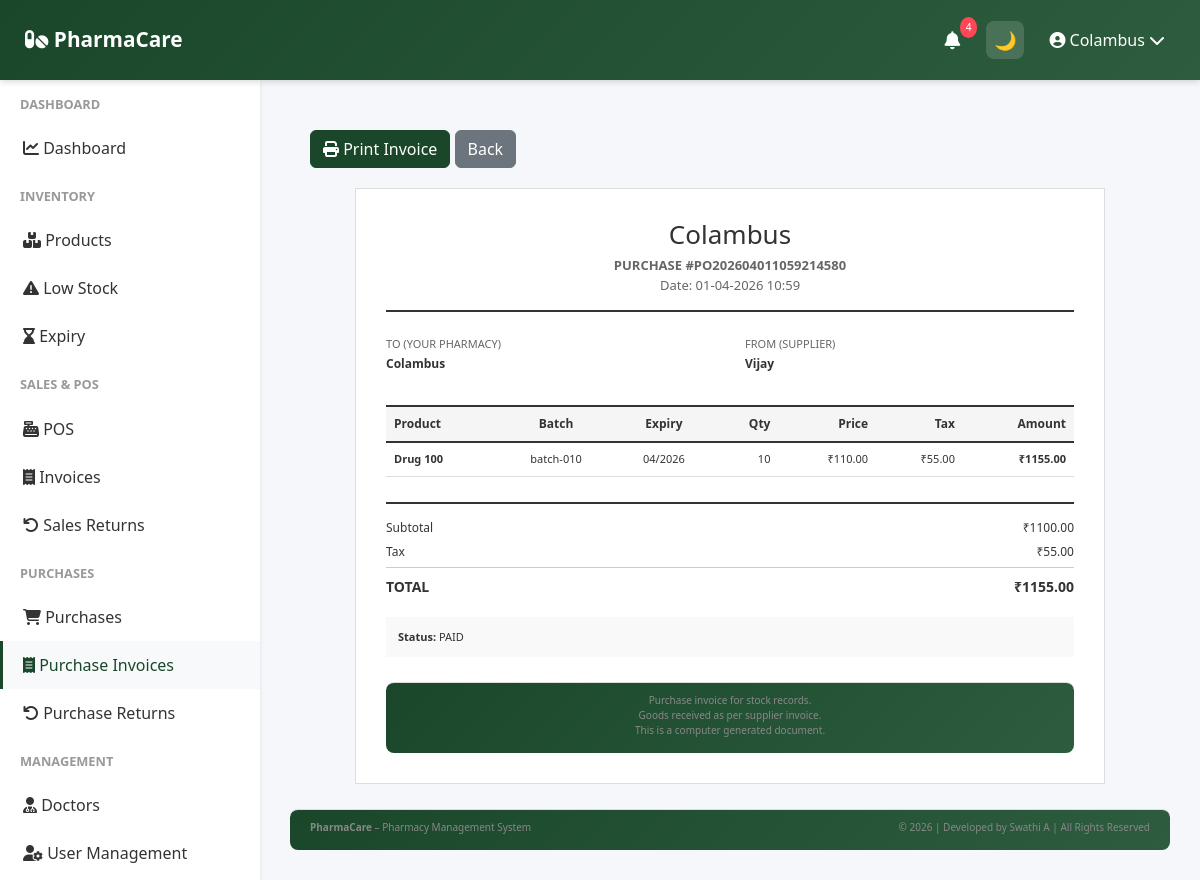
The app's page /purchases/4/print (signed in) with its own data.
### app/models.py (models this page shows, shortened)
class User(UserMixin, db.Model):
    __tablename__ = 'user'
    id = db.Column(db.Integer, primary_key=True)
    company_id = db.Column(db.Integer, db.ForeignKey('company.id'), nullable=False)
    role = db.Column(db.String(20), default='manager')
    username = db.Column(db.String(255), unique=True, nullable=False)
    password_hash = db.Column(db.String(255), nullable=False)
    is_active = db.Column(db.Boolean, default=True)
    last_login = db.Column(db.DateTime)
    created_date = db.Column(db.DateTime, default=datetime.utcnow)
    updated_date = db.Column(db.DateTime, default=datetime.utcnow, onupdate=datetime.utcnow)
    company = db.relationship('Company', back_populates='user')

class Company(db.Model):
    __tablename__ = 'company'
    id = db.Column(db.Integer, primary_key=True)
    company_id = db.Column(db.String(36), unique=True, default=lambda: str(uuid.uuid4()))
    company_name = db.Column(db.String(255), nullable=False)
    owner_name = db.Column(db.String(255), nullable=False)
    email = db.Column(db.String(255), unique=True, nullable=False)
    phone = db.Column(db.String(20), nullable=False)
    address = db.Column(db.String(500), nullable=False)
    city = db.Column(db.String(100), nullable=False)
    state = db.Column(db.String(100), nullable=False)
    country = db.Column(db.String(100), nullable=False)
    postal_code = db.Column(db.String(20), nullable=False)
    gst_number = db.Column(db.String(50), unique=True)
    drug_license_number = db.Column(db.String(100), unique=True)
    logo_path = db.Column(db.String(500))
    is_active = db.Column(db.Boolean, default=True)
    created_date = db.Column(db.DateTime, default=datetime.utcnow)
    updated_date = db.Column(db.DateTime, default=datetime.utcnow, onupdate=datetime.utcnow)
    user = db.relationship('User', back_populates='company', uselist=False, cascade='all, delete-orphan')
    products = db.relationship('Product', back_populates='company', cascade='all, delete-orphan')
    sales = db.relationship('Sale', back_populates='company', cascade='all, delete-orphan')
    purchases = db.relationship('Purchase', back_populates='company', cascade='all, delete-orphan')
    customers = db.relationship('Customer', back_populates='company', cascade='all, delete-orphan')
    suppliers = db.relationship('Supplier', back_populates='company', cascade='all, delete-orphan')
    expenses = db.relationship('Expense', back_populates='company', cascade='all, delete-orphan')
    alerts = db.relationship('Alert', back_populates='company', cascade='all, delete-orphan')

class Purchase(db.Model):
    __tablename__ = 'purchase'
    id = db.Column(db.Integer, primary_key=True)
    company_id = db.Column(db.Integer, db.ForeignKey('company.id'), nullable=False)
    supplier_id = db.Column(db.Integer, db.ForeignKey('supplier.id'), nullable=False)
    purchase_number = db.Column(db.String(50), unique=True, nullable=False)
    purchase_date = db.Column(db.DateTime, default=datetime.utcnow)
    supplier_invoice_number = db.Column(db.String(100))
    subtotal = db.Column(db.Float, nullable=False)
    tax_amount = db.Column(db.Float, default=0)
    discount_amount = db.Column(db.Float, default=0)
    total_amount = db.Column(db.Float, nullable=False)
    payment_status = db.Column(db.String(50), default='pending')  # 'paid', 'pending', 'partial'
    payment_date = db.Column(db.DateTime)
    notes = db.Column(db.Text)
    created_date = db.Column(db.DateTime, default=datetime.utcnow)
    updated_date = db.Column(db.DateTime, default=datetime.utcnow, onupdate=datetime.utcnow)
    company = db.relationship('Company', back_populates='purchases')
    supplier = db.relationship('Supplier', back_populates='purchases')
    items = db.relationship('PurchaseItem', back_populates='purchase', cascade='all, delete-orphan')
    returns = db.relationship('PurchaseReturn', back_populates='purchase', cascade='all, delete-orphan')

class Supplier(db.Model):
    __tablename__ = 'supplier'
    id = db.Column(db.Integer, primary_key=True)
    company_id = db.Column(db.Integer, db.ForeignKey('company.id'), nullable=False)
    supplier_name = db.Column(db.String(255), nullable=False)
    contact_person = db.Column(db.String(255))
    phone = db.Column(db.String(20), nullable=False)
    email = db.Column(db.String(255))
    address = db.Column(db.String(500))
    gst_number = db.Column(db.String(50))
    payment_terms = db.Column(db.String(255))
    notes = db.Column(db.Text)
    created_date = db.Column(db.DateTime, default=datetime.utcnow)
    updated_date = db.Column(db.DateTime, default=datetime.utcnow, onupdate=datetime.utcnow)
    is_active = db.Column(db.Boolean, default=True)
    company = db.relationship('Company', back_populates='suppliers')
    purchases = db.relationship('Purchase', back_populates='supplier')

class PurchaseItem(db.Model):
    __tablename__ = 'purchase_item'
    id = db.Column(db.Integer, primary_key=True)
    purchase_id = db.Column(db.Integer, db.ForeignKey('purchase.id'), nullable=False)
    product_id = db.Column(db.Integer, db.ForeignKey('product.id'), nullable=False)
    batch_number = db.Column(db.String(100), nullable=False)
    expiry_date = db.Column(db.DateTime, nullable=False)
    quantity = db.Column(db.Integer, nullable=False)
    unit_price = db.Column(db.Float, nullable=False)
    tax_percentage = db.Column(db.Float, default=0)
    tax_amount = db.Column(db.Float, default=0)
    discount_percentage = db.Column(db.Float, default=0)
    discount_amount = db.Column(db.Float, default=0)
    total_amount = db.Column(db.Float, nullable=False)
    purchase = db.relationship('Purchase', back_populates='items')
    product = db.relationship('Product', back_populates='purchase_items')

class Product(db.Model):
    __tablename__ = 'product'
    id = db.Column(db.Integer, primary_key=True)
    company_id = db.Column(db.Integer, db.ForeignKey('company.id'), nullable=False)
    product_name = db.Column(db.String(255), nullable=False)
    generic_name = db.Column(db.String(255))
    brand = db.Column(db.String(255))
    category = db.Column(db.String(100), nullable=False)
    manufacturer = db.Column(db.String(255))
    batch_number = db.Column(db.String(100))
    barcode = db.Column(db.String(100), unique=True)
    sku = db.Column(db.String(100), unique=True, nullable=False)
    purchase_price = db.Column(db.Float, nullable=False)
    selling_price = db.Column(db.Float, nullable=False)
    mrp = db.Column(db.Float, nullable=False)
    tax_percentage = db.Column(db.Float, default=0)
    manufacturing_date = db.Column(db.DateTime)
    expiry_date = db.Column(db.DateTime)
    quantity = db.Column(db.Integer, default=0)
    minimum_stock_level = db.Column(db.Integer, default=10)
    reorder_level = db.Column(db.Integer, default=20)
    prescription_required = db.Column(db.Boolean, default=False)
    description = db.Column(db.Text)
    image_path = db.Column(db.String(500))
    created_date = db.Column(db.DateTime, default=datetime.utcnow)
    updated_date = db.Column(db.DateTime, default=datetime.utcnow, onupdate=datetime.utcnow)
    is_active = db.Column(db.Boolean, default=True)
    company = db.relationship('Company', back_populates='products')
    stock_movements = db.relationship('StockMovement', back_populates='product', cascade='all, delete-orphan')
    sale_items = db.relationship('SaleItem', back_populates='product', cascade='all, delete-orphan')
    purchase_items = db.relationship('PurchaseItem', back_populates='product', cascade='all, delete-orphan')
    category_id = db.Column(db.Integer, db.ForeignKey('category.id'))
    unit_id = db.Column(db.Integer, db.ForeignKey('unit.id'))
    category_rel = db.relationship('Category', back_populates='products')
    unit_rel = db.relationship('Unit', back_populates='products')

### app/routes/purchases.py (the view)
@purchases_bp.route('/<int:purchase_id>/print')
@login_required
@require_roles('owner')
def print_purchase(purchase_id):
    purchase = Purchase.query.get(purchase_id)
    if not purchase or purchase.company_id != current_user.company_id:
        flash('Purchase not found.', 'danger')
        return redirect(url_for('purchases.purchases_list'))
    return render_template(
        'purchases/print_purchase.html',
        purchase=purchase
    )

### app/templates/purchases/print_purchase.html (shortened to what this page needs)
{% extends "base.html" %}
{% block content %}
<div class="no-print" style="margin:20px">
<button onclick="printInvoice()" class="btn btn-primary">
<i class="fas fa-print"></i> Print Invoice
</button>
<a href="{{ url_for('purchases.purchase_detail', purchase_id=purchase.id) }}" class="btn btn-secondary">
Back
</a>
</div>
<div class="invoice-container">
<div class="invoice-header">
<h1>{{ current_user.company.company_name }}</h1>
<div class="invoice-number">
<strong>PURCHASE #{{ purchase.purchase_number }}</strong><br>
Date: {{ purchase.purchase_date.strftime('%d-%m-%Y %H:%M') if purchase.purchase_date else '' }}
</div>
</div>
<div class="invoice-details">
<div class="company-info">
<h6>To (Your Pharmacy)</h6>
<p><strong>{{ current_user.company.company_name }}</strong></p>
</div>
<div class="supplier-info">
<h6>From (Supplier)</h6>
<p><strong>{{ purchase.supplier.supplier_name }}</strong></p>
</div>
</div>
<table class="items-table">
<thead>
<tr>
<th>Product</th>
<th class="text-center">Batch</th>
<th class="text-center">Expiry</th>
<th class="text-right">Qty</th>
<th class="text-right">Price</th>
<th class="text-right">Tax</th>
<th class="text-right">Amount</th>
</tr>
</thead>
<tbody>
{% for item in purchase.items %}
<tr>
<td>
<strong>{{ item.product.product_name }}</strong>
</td>
<td class="text-center">
{{ item.batch_number }}
</td>
<td class="text-center">
{{ item.expiry_date.strftime('%m/%Y') if item.expiry_date else 'N/A' }}
</td>
<td class="text-right">
{{ item.quantity }}
</td>
<td class="text-right">
₹{{ "%.2f"|format(item.unit_price) }}
</td>
<td class="text-right">
₹{{ "%.2f"|format(item.tax_amount) }}
</td>
<td class="text-right">
<strong>₹{{ "%.2f"|format(item.total_amount) }}</strong>
</td>
</tr>
{% endfor %}
</tbody>
</table>
<div class="summary">
<div class="summary-row">
<span>Subtotal</span>
<span>₹{{ "%.2f"|format(purchase.subtotal) }}</span>
</div>
<div class="summary-row">
<span>Tax</span>
<span>₹{{ "%.2f"|format(purchase.tax_amount) }}</span>
</div>
<div class="summary-row total">
<span>TOTAL</span>
<span>₹{{ "%.2f"|format(purchase.total_amount) }}</span>
</div>
</div>
<div class="payment-info">
<strong>Status:</strong> {{ purchase.payment_status.upper() }}
</div>
<div class="footer">
Purchase invoice for stock records.<br>
Goods received as per supplier invoice.<br>
This is a computer generated document.
</div>
</div>
{% endblock %}

### app/templates/base.html (shortened to what this page needs)
<!doctype html>
<html lang="en" data-theme="light">
  <head>
    <link
      href="https://cdn.jsdelivr.net/npm/bootstrap@5.3.0/dist/css/bootstrap.min.css"
      rel="stylesheet"
    />
    <link
      rel="stylesheet"
      href="https://cdnjs.cloudflare.com/ajax/libs/font-awesome/6.4.0/css/all.min.css"
    />
  </head>
  <body>
   <nav class="navbar">
  <a class="navbar-brand" href="{{ url_for('dashboard.dashboard') }}">
    <i class="fas fa-pills"></i> PharmaCare
  </a>
  <div class="navbar-right">
    <div class="nav-icon dropdown">
      <a href="#" data-bs-toggle="dropdown">
        <i class="fas fa-bell"></i>
        <span id="alert-badge" class="notification-badge">3</span>
      </a>
    </div>
    <button id="themeToggle" class="nav-icon">
      🌙
    </button>
    <div class="user-menu-navbar dropdown">
      <a href="#" data-bs-toggle="dropdown">
        <i class="fas fa-user-circle"></i>
        {{ current_user.username }}
        <i class="fas fa-chevron-down"></i>
      </a>
    </div>
  </div>
</nav>
    {% if current_user.is_authenticated %}
    <div class="sidebar">
      <nav class="nav flex-column">
        {% if current_user.company and current_user.company.company_name ==
        'Platform Admin' %}
        <div class="nav-section-title">Admin</div>
        <a
          class="nav-link {% if 'admin/companies' in request.path %}active{% endif %}"
          href="{{ url_for('admin.companies_list') }}"
        >
          <i class="fas fa-building"></i> Companies
        </a>
        <a class="nav-link" href="{{ url_for('auth.profile') }}">
          <i class="fas fa-cog"></i> Settings
        </a>
        {% else %}
        <div class="nav-section-title">Dashboard</div>
        <a
          class="nav-link {% if request.endpoint == 'dashboard.dashboard' %}active{% endif %}"
          href="{{ url_for('dashboard.dashboard') }}"
        >
          <i class="fas fa-chart-line"></i> Dashboard
        </a>
        <div class="nav-section-title">Inventory</div>
        <a
          class="nav-link {% if 'inventory' in request.path %}active{% endif %}"
          href="{{ url_for('inventory.products_list') }}"
        >
          <i class="fas fa-boxes"></i> Products
        </a>
        <a
          class="nav-link {% if request.endpoint == 'inventory.low_stock_report' %}active{% endif %}"
          href="{{ url_for('inventory.low_stock_report') }}"
        >
          <i class="fas fa-exclamation-triangle"></i> Low Stock
        </a>
        <a
          class="nav-link {% if request.endpoint == 'inventory.expiry_report' %}active{% endif %}"
          href="{{ url_for('inventory.expiry_report') }}"
        >
          <i class="fas fa-hourglass-end"></i> Expiry
        </a>
        <div class="nav-section-title">Sales & POS</div>
        <a
          class="nav-link {% if request.endpoint == 'sales.pos' %}active{% endif %}"
          href="{{ url_for('sales.pos') }}"
        >
          <i class="fas fa-cash-register"></i> POS
        </a>
        <a
          class="nav-link {% if 'invoices' in request.path %}active{% endif %}"
          href="{{ url_for('sales.invoices_list') }}"
        >
          <i class="fas fa-receipt"></i> Invoices
        </a>
        <a
          class="nav-link {% if request.endpoint == 'sales.sales_returns_list' %}active{% endif %}"
          href="{{ url_for('sales.sales_returns_list') }}"
        >
          <i class="fas fa-undo"></i> Sales Returns
        </a>
<div class="nav-section-title">Purchases</div>
<a
  class="nav-link {% if request.endpoint == 'purchases.purchases_list' %}active{% endif %}"
  href="{{ url_for('purchases.purchases_list') }}"
>
  <i class="fas fa-shopping-cart"></i> Purchases
</a>
<a
  class="nav-link {% if 'purchases' in request.path %}active{% endif %}"
  href="{{ url_for('purchases.purchases_list') }}"
>
  <i class="fas fa-receipt"></i> Purchase Invoices
</a>
<a
  class="nav-link {% if request.endpoint == 'purchases.returns_list' %}active{% endif %}"
  href="{{ url_for('purchases.returns_list') }}"
>
  <i class="fas fa-undo"></i> Purchase Returns
</a>
        <div class="nav-section-title">Management</div>
        <a
          class="nav-link {% if 'doctors' in request.path %}active{% endif %}"
          href="{{ url_for('doctors.doctors_list') }}"
        >
          <i class="fas fa-user-md"></i> Doctors
        </a>
        {% if current_user.role == 'owner' %}
        <a
          class="nav-link {% if 'users' in request.path %}active{% endif %}"
          href="{{ url_for('users.users_list') }}"
        >
          <i class="fas fa-user-cog"></i> User Management
        </a>
        {% endif %}
        {% endif %}
      </nav>
    </div>
    {% endif %}
    <div
      class="{% if current_user.is_authenticated %}main-content{% else %}auth-page{% endif %}"
    >
       {% block content %}{% endblock %}
      <footer class="footer text-center">
        <div class="row">
          <div class="col-md-6 text-md-start">
            <strong>PharmaCare</strong> – Pharmacy Management System
          </div>
          <div class="col-md-6 text-md-end">
            © 2026 | Developed by Swathi A | All Rights Reserved
          </div>
        </div>
      </footer>
    </div>
  </body>
</html>

### records on screen
User: username "Colambus"
Company: company.company_name "Colambus"
Purchase: purchase_number "PO202604011059214580", purchase_date "01-04-2026 10:59", subtotal "1100.00", tax_amount "55.00", total_amount "1155.00", payment_status "PAID"
Supplier: supplier.supplier_name "Vijay"
PurchaseItem: product.product_name "Drug 100", batch_number "batch-010", expiry_date "04/2026", quantity "10", unit_price "110.00", tax_amount "55.00", total_amount "1155.00"
